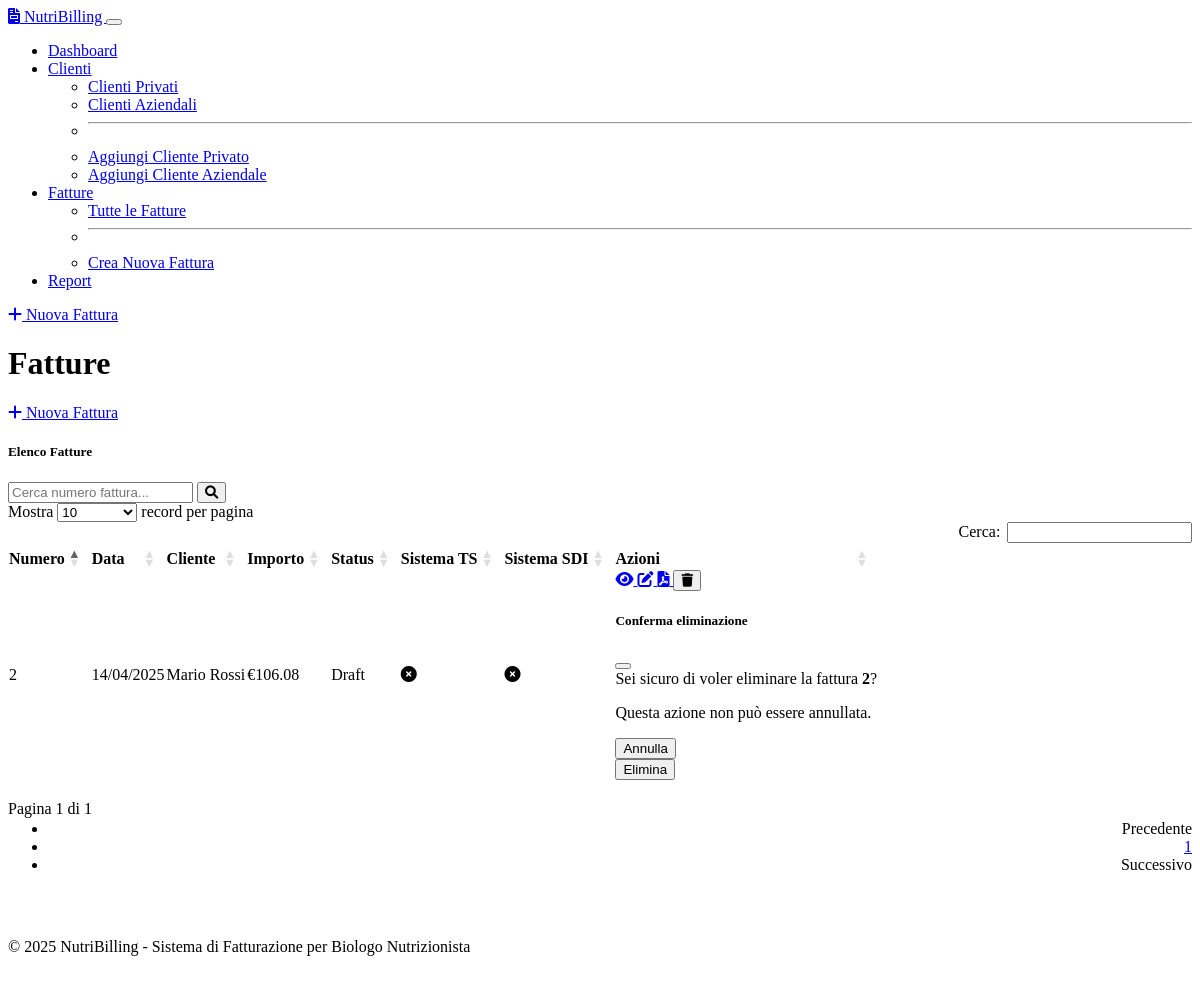
Page /invoices on the committed database.
### models.py (models this page shows, shortened)
class Invoice(db.Model):
    __tablename__ = 'invoices'
    id = db.Column(db.Integer, primary_key=True)
    invoice_number = db.Column(db.String(50), nullable=False, unique=True)
    invoice_date = db.Column(db.Date, nullable=False, default=datetime.utcnow().date)
    private_client_id = db.Column(db.Integer, db.ForeignKey('private_clients.id'), nullable=True)
    business_client_id = db.Column(db.Integer, db.ForeignKey('business_clients.id'), nullable=True)
    payment_method = db.Column(db.String(100), nullable=True)
    notes = db.Column(db.Text, nullable=True)
    payment_due_date = db.Column(db.Date, nullable=True)
    status = db.Column(db.String(20), nullable=False, default='draft')  # draft, sent, paid, cancelled
    sent_to_sdi = db.Column(db.Boolean, default=False)  # Sent to Sistema di Interscambio
    sent_to_sts = db.Column(db.Boolean, default=False)  # Sent to Sistema Tessera Sanitaria
    health_service_related = db.Column(db.Boolean, default=False)  # If related to health services
    apply_enpab = db.Column(db.Boolean, default=True)  # Apply ENPAB contribution (4%)
    apply_stamp = db.Column(db.Boolean, default=True)  # Apply revenue stamp (€2.00)
    stamp_amount = db.Column(db.Float, default=2.00)  # Revenue stamp amount, default €2.00
    enpab_rate = db.Column(db.Float, default=4.00)  # ENPAB rate, default 4%
    created_at = db.Column(db.DateTime, default=lambda: datetime.now(timezone.utc))
    updated_at = db.Column(db.DateTime, default=lambda: datetime.now(timezone.utc), onupdate=lambda: datetime.now(timezone.utc))
    items = db.relationship('InvoiceItem', backref='invoice', lazy=True, cascade="all, delete-orphan")
    @property
    def subtotal(self):
        return sum(item.total_price for item in self.items)
    @property
    def enpab_amount(self):
        if not self.apply_enpab:
            return 0
        stamp_amount = self.stamp_amount if self.apply_stamp else 0
        return (self.subtotal + stamp_amount) * (self.enpab_rate / 100)
    @property
    def taxable_amount(self):
        return self.subtotal + self.enpab_amount
    @property
    def total_vat(self):
        items_vat = sum(item.total_price * (item.vat_rate / 100) for item in self.items)
        has_vat_items = any(item.vat_rate > 0 for item in self.items)
        enpab_vat = 0
        if has_vat_items and self.apply_enpab:
            enpab_without_stamp = self.subtotal * (self.enpab_rate / 100)
            enpab_vat = enpab_without_stamp * 0.22
        return items_vat + enpab_vat
    @property
    def stamp_duty(self):
        if not self.apply_stamp:
            return 0
        return self.stamp_amount
    @property
    def total(self):
        return self.taxable_amount + self.total_vat + self.stamp_duty
    @property
    def client_name(self):
        if self.private_client_id:
            return self.private_client.full_name
        elif self.business_client_id:
            return self.business_client.business_name
        return "Unknown Client"

class PrivateClient(db.Model):
    __tablename__ = 'private_clients'
    id = db.Column(db.Integer, primary_key=True)
    first_name = db.Column(db.String(100), nullable=False)
    last_name = db.Column(db.String(100), nullable=False)
    fiscal_code = db.Column(db.String(16), nullable=False, unique=True)
    email = db.Column(db.String(120), nullable=True)
    phone = db.Column(db.String(20), nullable=True)
    address = db.Column(db.String(255), nullable=True)
    city = db.Column(db.String(100), nullable=True)
    postal_code = db.Column(db.String(10), nullable=True)
    province = db.Column(db.String(2), nullable=True)
    date_of_birth = db.Column(db.Date, nullable=True)
    notes = db.Column(db.Text, nullable=True)
    created_at = db.Column(db.DateTime, default=lambda: datetime.now(timezone.utc))
    updated_at = db.Column(db.DateTime, default=lambda: datetime.now(timezone.utc), onupdate=lambda: datetime.now(timezone.utc))
    invoices = db.relationship('Invoice', backref='private_client', lazy=True,
                               foreign_keys='Invoice.private_client_id')
    @property
    def full_name(self):
        return f"{self.first_name} {self.last_name}"

class InvoiceItem(db.Model):
    __tablename__ = 'invoice_items'
    id = db.Column(db.Integer, primary_key=True)
    invoice_id = db.Column(db.Integer, db.ForeignKey('invoices.id', ondelete='CASCADE'), nullable=False)
    description = db.Column(db.String(255), nullable=False)
    quantity = db.Column(db.Integer, nullable=False, default=1)
    unit_price = db.Column(db.Float, nullable=False)
    vat_rate = db.Column(db.Float, nullable=False, default=22.0)  # Default 22% VAT in Italy
    exemption_reason = db.Column(db.String(255), nullable=True)
    created_at = db.Column(db.DateTime, default=lambda: datetime.now(timezone.utc))
    updated_at = db.Column(db.DateTime, default=lambda: datetime.now(timezone.utc), onupdate=lambda: datetime.now(timezone.utc))
    @property
    def total_price(self):
        return self.quantity * self.unit_price

### routes.py (the view, shortened to what this page needs)
@app.route('/invoices')
def invoices():
    search_term = request.args.get('search', '')
    query = Invoice.query
    invoices_list = query.order_by(Invoice.invoice_date.desc(), Invoice.invoice_number.desc()).all()
    return render_template('invoices/index.html', invoices=invoices_list, search_term=search_term)

### app.py (called while the page is built)
@app.context_processor
def utility_processor():
    def now():
        return datetime.now()
    return dict(now=now)

### templates/invoices/index.html (shortened to what this page needs)
{% extends "base.html" %}
{% block page_title %}Fatture{% endblock %}
{% block page_actions %}
<a href="{{ url_for('add_invoice') }}" class="btn btn-primary">
    <i class="fas fa-plus me-1"></i> Nuova Fattura
</a>
{% endblock %}
{% block content %}
<div class="card">
    <div class="card-header">
        <div class="row align-items-center">
            <div class="col-md-6">
                <h5 class="mb-0">Elenco Fatture</h5>
            </div>
            <div class="col-md-6">
                <form method="get" class="d-flex">
                    <input type="text" name="search" class="form-control" placeholder="Cerca numero fattura..." value="{{ search_term }}">
                    <button type="submit" class="btn btn-primary ms-2">
                        <i class="fas fa-search"></i>
                    </button>
                </form>
            </div>
        </div>
    </div>
    <div class="card-body">
        {% if invoices %}
            <div class="table-responsive">
                <table class="table table-striped table-hover data-table">
                    <thead>
                        <tr>
                            <th>Numero</th>
                            <th>Data</th>
                            <th>Cliente</th>
                            <th>Importo</th>
                            <th>Status</th>
                            <th>Sistema TS</th>
                            <th>Sistema SDI</th>
                            <th>Azioni</th>
                        </tr>
                    </thead>
                    <tbody>
                        {% for invoice in invoices %}
                        <tr>
                            <td>{{ invoice.invoice_number }}</td>
                            <td>{{ invoice.invoice_date.strftime('%d/%m/%Y') }}</td>
                            <td>{{ invoice.client_name }}</td>
                            <td>€{{ "%.2f"|format(invoice.total) }}</td>
                            <td>
                                <span class="badge {% if invoice.status == 'draft' %}bg-secondary{% elif invoice.status == 'sent' %}bg-primary{% elif invoice.status == 'paid' %}bg-success{% elif invoice.status == 'cancelled' %}bg-danger{% endif %}">
                                    {{ invoice.status|capitalize }}
                                </span>
                            </td>
                            <td class="text-center">
                                {% if invoice.health_service_related %}
                                    {% if invoice.sent_to_sts %}
                                        <i class="fas fa-check-circle text-success" data-bs-toggle="tooltip" title="Inviata al Sistema TS"></i>
                                    {% else %}
                                        <i class="fas fa-times-circle text-danger" data-bs-toggle="tooltip" title="Non inviata al Sistema TS"></i>
                                    {% endif %}
                                {% else %}
                                    <i class="fas fa-minus text-muted" data-bs-toggle="tooltip" title="Non rilevante per il Sistema TS"></i>
                                {% endif %}
                            </td>
                            <td class="text-center">
                                {% if invoice.sent_to_sdi %}
                                    <i class="fas fa-check-circle text-success" data-bs-toggle="tooltip" title="Inviata al Sistema di Interscambio"></i>
                                {% else %}
                                    <i class="fas fa-times-circle text-danger" data-bs-toggle="tooltip" title="Non inviata al Sistema di Interscambio"></i>
                                {% endif %}
                            </td>
                            <td>
                                <div class="btn-group" role="group">
                                    <a href="{{ url_for('view_invoice', invoice_id=invoice.id) }}" class="btn btn-sm btn-info" data-bs-toggle="tooltip" title="Visualizza">
                                        <i class="fas fa-eye"></i>
                                    </a>
                                    <a href="{{ url_for('edit_invoice', invoice_id=invoice.id) }}" class="btn btn-sm btn-warning" data-bs-toggle="tooltip" title="Modifica">
                                        <i class="fas fa-edit"></i>
                                    </a>
                                    <a href="{{ url_for('generate_invoice_pdf', invoice_id=invoice.id) }}" class="btn btn-sm btn-primary" data-bs-toggle="tooltip" title="Scarica PDF">
                                        <i class="fas fa-file-pdf"></i>
                                    </a>
                                    <button type="button" class="btn btn-sm btn-danger" data-bs-toggle="modal" data-bs-target="#deleteInvoiceModal{{ invoice.id }}" title="Elimina">
                                        <i class="fas fa-trash"></i>
                                    </button>
                                </div>
                                <div class="modal fade" id="deleteInvoiceModal{{ invoice.id }}" tabindex="-1" aria-labelledby="deleteInvoiceModalLabel{{ invoice.id }}" aria-hidden="true">
                                    <div class="modal-dialog">
                                        <div class="modal-content">
                                            <div class="modal-header">
                                                <h5 class="modal-title" id="deleteInvoiceModalLabel{{ invoice.id }}">Conferma eliminazione</h5>
                                                <button type="button" class="btn-close" data-bs-dismiss="modal" aria-label="Close"></button>
                                            </div>
                                            <div class="modal-body">
                                                Sei sicuro di voler eliminare la fattura <strong>{{ invoice.invoice_number }}</strong>?
                                                <p class="text-danger mt-2">Questa azione non può essere annullata.</p>
                                            </div>
                                            <div class="modal-footer">
                                                <button type="button" class="btn btn-secondary" data-bs-dismiss="modal">Annulla</button>
                                                <form action="{{ url_for('delete_invoice', invoice_id=invoice.id) }}" method="post">
                                                    <button type="submit" class="btn btn-danger">Elimina</button>
                                                </form>
                                            </div>
                                        </div>
                                    </div>
                                </div>
                            </td>
                        </tr>
                        {% endfor %}
                    </tbody>
                </table>
            </div>
        {% endif %}
    </div>
</div>
{% endblock %}

### rows in the picture
Invoice: invoice_number "2", invoice_date "14/04/2025", client_name "Mario Rossi", status "Draft", health_service_related True (drawn), sent_to_sdi False (drawn)
InvoiceItem: total "106.08"
